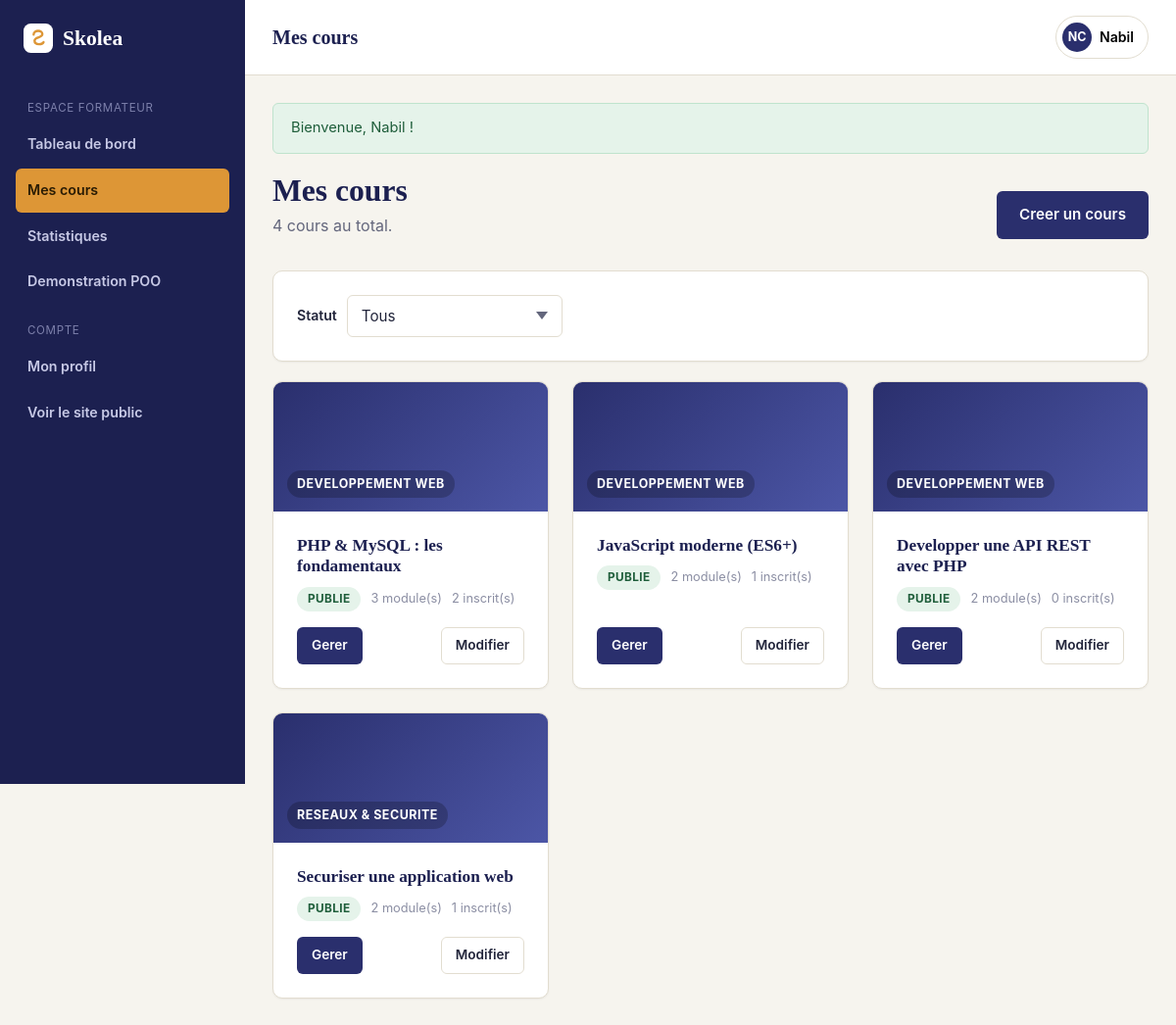
The app's page /SkoleaMVC/View/BackOffice/formateur_cours.php (signed in) with its own data.
### tables this page shows
CREATE TABLE cours (
    id              INT UNSIGNED AUTO_INCREMENT PRIMARY KEY,
    titre           VARCHAR(150) NOT NULL,
    description     TEXT NOT NULL,
    categorie_id    INT UNSIGNED NOT NULL,
    formateur_id    INT UNSIGNED NOT NULL,
    niveau          ENUM('debutant', 'intermediaire', 'avance') NOT NULL DEFAULT 'debutant',
    statut          ENUM('brouillon', 'publie') NOT NULL DEFAULT 'brouillon',
    date_creation   DATETIME NOT NULL DEFAULT CURRENT_TIMESTAMP,
    date_maj        DATETIME NOT NULL DEFAULT CURRENT_TIMESTAMP ON UPDATE CURRENT_TIMESTAMP,
    CONSTRAINT fk_cours_categorie FOREIGN KEY (categorie_id) REFERENCES categories(id)
        ON DELETE RESTRICT ON UPDATE CASCADE,
    CONSTRAINT fk_cours_formateur FOREIGN KEY (formateur_id) REFERENCES utilisateurs(id)
        ON DELETE CASCADE ON UPDATE CASCADE
);

CREATE TABLE categories (
    id              INT UNSIGNED AUTO_INCREMENT PRIMARY KEY,
    nom             VARCHAR(100) NOT NULL UNIQUE,
    description     VARCHAR(255) NULL,
    date_creation   DATETIME NOT NULL DEFAULT CURRENT_TIMESTAMP
);

### config.php (called while the page is built)
<?php
class config
{
    private static $pdo = null;
    public static function getConnexion()
    {
        if (!isset(self::$pdo)) {
            $servername = "localhost";
            $username = "root";
            $password = "";
            $dbname = "skolea";
            try {
                self::$pdo = new PDO(
                    "mysql:host=$servername;dbname=$dbname;charset=utf8mb4",
                    $username,
                    $password
                );
                self::$pdo->setAttribute(PDO::ATTR_ERRMODE, PDO::ERRMODE_EXCEPTION);
                self::$pdo->setAttribute(PDO::ATTR_DEFAULT_FETCH_MODE, PDO::FETCH_ASSOC);
            } catch (Exception $e) {
                die('Erreur de connexion : ' . $e->getMessage());
            }
        }
        return self::$pdo;
    }
}

### SkoleaMVC/Model/Cours.php (called while the page is built, shortened)
<?php
class Cours
{
    private $pdo;
    private $selectAvecJointures = "
        SELECT c.*, cat.nom AS categorie_nom,
               u.nom AS formateur_nom, u.prenom AS formateur_prenom,
               (SELECT COUNT(*) FROM inscriptions i WHERE i.cours_id = c.id) AS nb_inscrits,
               (SELECT COUNT(*) FROM modules m WHERE m.cours_id = c.id) AS nb_modules
        FROM cours c
        INNER JOIN categories cat ON cat.id = c.categorie_id
        INNER JOIN utilisateurs u ON u.id = c.formateur_id
    ";
    public function __construct($titre = null, $description = null, $categorieId = null, $niveau = null, $statut = null)
    {
        $this->pdo = config::getConnexion();
    }
    public function paginate($limit, $offset, $filtres = [])
    {
        list($where, $params) = $this->buildFiltre($filtres);
        $stmt = $this->pdo->prepare(
            $this->selectAvecJointures . " {$where} ORDER BY c.date_creation DESC LIMIT :limit OFFSET :offset"
        );
        foreach ($params as $key => $value) {
            $stmt->bindValue($key, $value);
        }
        $stmt->bindValue(':limit', $limit, PDO::PARAM_INT);
        $stmt->bindValue(':offset', $offset, PDO::PARAM_INT);
        $stmt->execute();
        return $stmt->fetchAll();
    }
    public function count($filtres = [])
    {
        list($where, $params) = $this->buildFiltre($filtres);
        $stmt = $this->pdo->prepare("SELECT COUNT(*) FROM cours c {$where}");
        $stmt->execute($params);
        return (int) $stmt->fetchColumn();
    }
    private function buildFiltre($filtres)
    {
        $conditions = [];
        $params = [];
        if (!empty($filtres['formateur_id'])) {
            $conditions[] = 'c.formateur_id = :formateur_id';
            $params[':formateur_id'] = $filtres['formateur_id'];
        }
        $where = $conditions === [] ? '' : 'WHERE ' . implode(' AND ', $conditions);
        return [$where, $params];
    }
}

### SkoleaMVC/helpers.php (called while the page is built, shortened)
<?php
function e($value)
{
    return htmlspecialchars($value ?? '', ENT_QUOTES, 'UTF-8');
}

### SkoleaMVC/View/BackOffice/formateur_cours.php (the view, shortened to what this page needs)
<?php
require_once __DIR__ . '/../../bootstrap.php';
require_once __DIR__ . '/../../Model/Cours.php';
$formateurId = (int) $_SESSION['utilisateur']['id'];
$coursModel = new Cours();
$filtres = ['formateur_id' => $formateurId];
$parPage = 6;
$page = max(1, (int) ($_GET['page'] ?? 1));
$total = $coursModel->count($filtres);
$totalPages = max(1, (int) ceil($total / $parPage));
$page = min($page, $totalPages);
$offset = ($page - 1) * $parPage;
$cours = $coursModel->paginate($parPage, $offset, $filtres);
require __DIR__ . '/includes/header.php';
?>
<div class="section-head">
    <div>
        <h2 style="margin:0;">Mes cours</h2>
        <p class="text-muted" style="margin:4px 0 0;"><?= (int) $total ?> cours au total.</p>
    </div>
    <a href="formateur_cours_ajouter.php" class="btn btn-primary">Creer un cours</a>
</div>
<div class="card" style="margin-bottom:20px;">
    <div class="card-body">
        <form method="get" action="formateur_cours.php" class="cluster">
            <label class="form-label" for="statut" style="margin:0;">Statut</label>
            <select id="statut" name="statut" class="form-control" style="max-width:220px;" onchange="this.form.submit()">
                <option value="">Tous</option>
            </select>
        </form>
    </div>
</div>
<?php if ($cours === []): ?>
    <div class="empty-state card">
        <h3>Aucun cours pour le moment</h3>
        <p>Creez votre premier cours pour commencer a ajouter des modules.</p>
        <a href="formateur_cours_ajouter.php" class="btn btn-primary">Creer un cours</a>
    </div>
<?php else: ?>
    <div class="grid grid-cols-3">
        <?php foreach ($cours as $c): ?>
            <article class="card course-card">
                <div class="course-thumb"><span><?= e($c['categorie_nom']) ?></span></div>
                <div class="card-body">
                    <h3><a href="formateur_cours_show.php?id=<?= (int) $c['id'] ?>"><?= e($c['titre']) ?></a></h3>
                    <div class="course-meta">
                        <?php if ($c['statut'] === 'publie'): ?>
                            <span class="badge badge-succes">Publie</span>
                        <?php else: ?>
                            <span class="badge badge-attente">Brouillon</span>
                        <?php endif; ?>
                        <span><?= (int) $c['nb_modules'] ?> module(s)</span>
                        <span><?= (int) $c['nb_inscrits'] ?> inscrit(s)</span>
                    </div>
                    <div class="card-footer">
                        <a href="formateur_cours_show.php?id=<?= (int) $c['id'] ?>" class="btn btn-primary btn-sm">Gerer</a>
                        <a href="formateur_cours_modifier.php?id=<?= (int) $c['id'] ?>" class="btn btn-outline btn-sm">Modifier</a>
                    </div>
                </div>
            </article>
        <?php endforeach; ?>
    </div>
<?php endif; ?>
<?php require __DIR__ . '/includes/footer.php'; ?>

### SkoleaMVC/assets/css/app.css (style rules this page uses)
:root { --color-bg: #f6f4ee; --color-surface: #ffffff; --color-surface-alt: #efece2; --color-border: #e2ddd0; --color-text: #21243a; --color-text-muted: #63667c; --color-text-soft: #8b8ea3; --color-primary: #2a2f6d; --color-primary-dark: #1c2050; --color-primary-light: #4c56a6; --color-accent: #dd9636; --color-accent-dark: #b87a24; --color-success: #2e8b57; --color-success-bg: #e5f3ea; --color-warning: #c77d22; --color-warning-bg: #faf0e0; --color-danger: #c1443a; --color-danger-bg: #fbe9e7; --color-info: #2f6f9e; --color-info-bg: #e7f1f7; --font-heading: Cambria, Georgia, 'Times New Roman', serif; --font-body: -apple-system, BlinkMacSystemFont, 'Segoe UI', Roboto, Helvetica, Arial, sans-serif; --radius-sm: 6px; --radius-md: 10px; --radius-lg: 18px; --shadow-sm: 0 1px 2px rgba(33, 36, 58, 0.06); --shadow-md: 0 8px 24px rgba(33, 36, 58, 0.08); --shadow-lg: 0 16px 40px rgba(33, 36, 58, 0.14); --container-width: 1140px; }
*, *::before, *::after { box-sizing: border-box; }
html { -webkit-text-size-adjust: 100%; scroll-behavior: smooth; }
body { margin: 0; background: var(--color-bg); color: var(--color-text); font-family: var(--font-body); font-size: 16px; line-height: 1.6; -webkit-font-smoothing: antialiased; }
a { color: inherit; text-decoration: none; }
h1, h2, h3, h4, h5 { font-family: var(--font-heading); font-weight: 600; line-height: 1.25; margin: 0 0 .5em; color: var(--color-primary-dark); }
h2 { font-size: clamp(1.5rem, 1.3rem + 0.9vw, 2rem); }
h3 { font-size: 1.3rem; }
p { margin: 0 0 1em; }
.text-muted { color: var(--color-text-muted); }
.section-head { display: flex; align-items: flex-end; justify-content: space-between; gap: 16px; margin-bottom: 32px; flex-wrap: wrap; }
.grid { display: grid; gap: 24px; }
.grid-cols-3 { grid-template-columns: repeat(3, 1fr); }
.cluster { display: flex; align-items: center; gap: 10px; flex-wrap: wrap; }
.btn { display: inline-flex; align-items: center; justify-content: center; gap: 8px; border: 1px solid transparent; border-radius: var(--radius-sm); padding: 11px 22px; font-size: .95rem; font-weight: 600; cursor: pointer; transition: transform .12s ease, box-shadow .12s ease, background-color .12s ease, border-color .12s ease; white-space: nowrap; }
.btn-primary { background: var(--color-primary); color: #fff; }
.btn-outline { background: transparent; border-color: var(--color-border); color: var(--color-text); }
.btn-sm { padding: 7px 14px; font-size: .85rem; }
.card { background: var(--color-surface); border: 1px solid var(--color-border); border-radius: var(--radius-md); box-shadow: var(--shadow-sm); }
.card-body { padding: 24px; }
.form-label { display: block; font-weight: 600; font-size: .88rem; margin-bottom: 6px; color: var(--color-text); }
.form-control { width: 100%; padding: 11px 14px; border: 1px solid var(--color-border); border-radius: var(--radius-sm); background: var(--color-surface); font-family: inherit; font-size: .95rem; color: var(--color-text); transition: border-color .12s ease, box-shadow .12s ease; }
select.form-control { appearance: none; background-repeat: no-repeat; background-position: right 14px center; padding-right: 34px; }
.badge { display: inline-flex; align-items: center; gap: 5px; padding: 3px 11px; border-radius: 999px; font-size: .74rem; font-weight: 700; text-transform: uppercase; letter-spacing: .03em; }
.badge-succes { background: var(--color-success-bg); color: #1f5e3b; }
.course-card { display: flex; flex-direction: column; overflow: hidden; height: 100%; }
.course-thumb { height: 132px; background: linear-gradient(135deg, var(--color-primary) 0%, var(--color-primary-light) 100%); display: flex; align-items: flex-end; padding: 14px; position: relative; }
.course-thumb span { color: #fff; font-weight: 700; font-size: .78rem; text-transform: uppercase; letter-spacing: .04em; background: rgba(0,0,0,.22); padding: 4px 10px; border-radius: 999px; }
.course-card .card-body { flex: 1; display: flex; flex-direction: column; gap: 10px; }
.course-card h3 { font-size: 1.08rem; margin: 0; }
.course-meta { display: flex; align-items: center; gap: 10px; font-size: .8rem; color: var(--color-text-soft); }
.course-card .card-footer { display: flex; align-items: center; justify-content: space-between; margin-top: auto; padding-top: 6px; }

### records on screen
cours: categorie.nom "DEVELOPPEMENT WEB", titre "PHP & MySQL : les fondamentaux", statut "PUBLIE", nb_modules "3", nb_inscrits "2"
cours: categorie.nom "DEVELOPPEMENT WEB", titre "JavaScript moderne (ES6+)", statut "PUBLIE", nb_modules "2", nb_inscrits "1"
cours: categorie.nom "DEVELOPPEMENT WEB", titre "Developper une API REST avec PHP", statut "PUBLIE", nb_modules "2", nb_inscrits "0"
cours: categorie.nom "RESEAUX & SECURITE", titre "Securiser une application web", statut "PUBLIE", nb_modules "2", nb_inscrits "1"

### other values on screen
$pageTitle "Mes cours"
$utilisateur['prenom'] "Nabil"
$message "Bienvenue, Nabil !"
$total "4"
